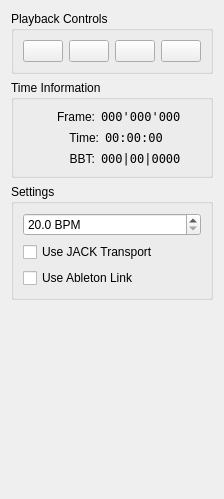
        <widget class="QWidget" name="w_transport">
         <attribute name="title">
          <string>Transport</string>
         </attribute>
         <layout class="QVBoxLayout" name="verticalLayout_6">
          <item>
           <widget class="QGroupBox" name="group_transport_controls">
            <property name="title">
             <string>Playback Controls</string>
            </property>
            <layout class="QHBoxLayout" name="horizontalLayout_5">
             <item>
              <widget class="QPushButton" name="b_transport_play">
               <property name="text">
                <string/>
               </property>
               <property name="icon">
                <iconset resource="../resources.qrc">
                 <normaloff>:/16x16/media-playback-start.svgz</normaloff>:/16x16/media-playback-start.svgz</iconset>
               </property>
               <property name="checkable">
                <bool>true</bool>
               </property>
              </widget>
             </item>
             <item>
              <widget class="QPushButton" name="b_transport_stop">
               <property name="text">
                <string/>
               </property>
               <property name="icon">
                <iconset resource="../resources.qrc">
                 <normaloff>:/16x16/media-playback-stop.svgz</normaloff>:/16x16/media-playback-stop.svgz</iconset>
               </property>
              </widget>
             </item>
             <item>
              <widget class="QPushButton" name="b_transport_backwards">
               <property name="text">
                <string/>
               </property>
               <property name="icon">
                <iconset resource="../resources.qrc">
                 <normaloff>:/16x16/media-seek-backward.svgz</normaloff>:/16x16/media-seek-backward.svgz</iconset>
               </property>
               <property name="autoRepeat">
                <bool>true</bool>
               </property>
              </widget>
             </item>
             <item>
              <widget class="QPushButton" name="b_transport_forwards">
               <property name="text">
                <string/>
               </property>
               <property name="icon">
                <iconset resource="../resources.qrc">
                 <normaloff>:/16x16/media-seek-forward.svgz</normaloff>:/16x16/media-seek-forward.svgz</iconset>
               </property>
               <property name="autoRepeat">
                <bool>true</bool>
               </property>
              </widget>
             </item>
            </layout>
           </widget>
          </item>
          <item>
           <widget class="QGroupBox" name="group_transport_info">
            <property name="title">
             <string>Time Information</string>
            </property>
            <layout class="QVBoxLayout" name="verticalLayout_2">
             <item>
              <layout class="QHBoxLayout" name="horizontalLayout_6">
               <item>
                <widget class="QLabel" name="label_transport_frame">
                 <property name="text">
                  <string>Frame:</string>
                 </property>
                 <property name="alignment">
                  <set>Qt::AlignRight|Qt::AlignTrailing|Qt::AlignVCenter</set>
                 </property>
                </widget>
               </item>
               <item>
                <widget class="QLabel" name="l_transport_frame">
                 <property name="font">
                  <font>
                   <family>DejaVu Sans Mono</family>
                  </font>
                 </property>
                 <property name="text">
                  <string>000'000'000</string>
                 </property>
                </widget>
               </item>
               <item>
                <spacer name="horizontalSpacer">
                 <property name="orientation">
                  <enum>Qt::Horizontal</enum>
                 </property>
                 <property name="sizeType">
                  <enum>QSizePolicy::Fixed</enum>
                 </property>
                 <property name="sizeHint" stdset="0">
                  <size>
                   <width>20</width>
                   <height>1</height>
                  </size>
                 </property>
                </spacer>
               </item>
              </layout>
             </item>
             <item>
              <layout class="QHBoxLayout" name="horizontalLayout_7">
               <item>
                <widget class="QLabel" name="label_transport_time">
                 <property name="text">
                  <string>Time:</string>
                 </property>
                 <property name="alignment">
                  <set>Qt::AlignRight|Qt::AlignTrailing|Qt::AlignVCenter</set>
                 </property>
                </widget>
               </item>
               <item>
                <widget class="QLabel" name="l_transport_time">
                 <property name="font">
                  <font>
                   <family>DejaVu Sans Mono</family>
                  </font>
                 </property>
                 <property name="text">
                  <string>00:00:00</string>
                 </property>
                </widget>
               </item>
               <item>
                <spacer name="horizontalSpacer_2">
                 <property name="orientation">
                  <enum>Qt::Horizontal</enum>
                 </property>
                 <property name="sizeType">
                  <enum>QSizePolicy::Fixed</enum>
                 </property>
                 <property name="sizeHint" stdset="0">
                  <size>
                   <width>20</width>
                   <height>1</height>
                  </size>
                 </property>
                </spacer>
               </item>
              </layout>
             </item>
             <item>
              <layout class="QHBoxLayout" name="horizontalLayout_8">
               <item>
                <widget class="QLabel" name="label_transport_bbt">
                 <property name="text">
                  <string>BBT:</string>
                 </property>
                 <property name="alignment">
                  <set>Qt::AlignRight|Qt::AlignTrailing|Qt::AlignVCenter</set>
                 </property>
                </widget>
               </item>
               <item>
                <widget class="QLabel" name="l_transport_bbt">
                 <property name="font">
                  <font>
                   <family>DejaVu Sans Mono</family>
                  </font>
                 </property>
                 <property name="text">
                  <string>000|00|0000</string>
                 </property>
                </widget>
               </item>
               <item>
                <spacer name="horizontalSpacer_3">
                 <property name="orientation">
                  <enum>Qt::Horizontal</enum>
                 </property>
                 <property name="sizeType">
                  <enum>QSizePolicy::Fixed</enum>
                 </property>
                 <property name="sizeHint" stdset="0">
                  <size>
                   <width>20</width>
                   <height>1</height>
                  </size>
                 </property>
                </spacer>
               </item>
              </layout>
             </item>
            </layout>
           </widget>
          </item>
          <item>
           <widget class="QGroupBox" name="group_transport_settings">
            <property name="title">
             <string>Settings</string>
            </property>
            <layout class="QVBoxLayout" name="verticalLayout_5">
             <item>
              <widget class="QDoubleSpinBox" name="dsb_transport_bpm">
               <property name="suffix">
                <string> BPM</string>
               </property>
               <property name="decimals">
                <number>1</number>
               </property>
               <property name="minimum">
                <double>20.000000000000000</double>
               </property>
               <property name="maximum">
                <double>999.000000000000000</double>
               </property>
              </widget>
             </item>
             <item>
              <widget class="QCheckBox" name="cb_transport_jack">
               <property name="text">
                <string>Use JACK Transport</string>
               </property>
              </widget>
             </item>
             <item>
              <widget class="QCheckBox" name="cb_transport_link">
               <property name="text">
                <string>Use Ableton Link</string>
               </property>
              </widget>
             </item>
            </layout>
           </widget>
          </item>
          <item>
           <spacer name="verticalSpacer">
            <property name="orientation">
             <enum>Qt::Vertical</enum>
            </property>
            <property name="sizeHint" stdset="0">
             <size>
              <width>20</width>
              <height>188</height>
             </size>
            </property>
           </spacer>
          </item>
         </layout>
        </widget>
